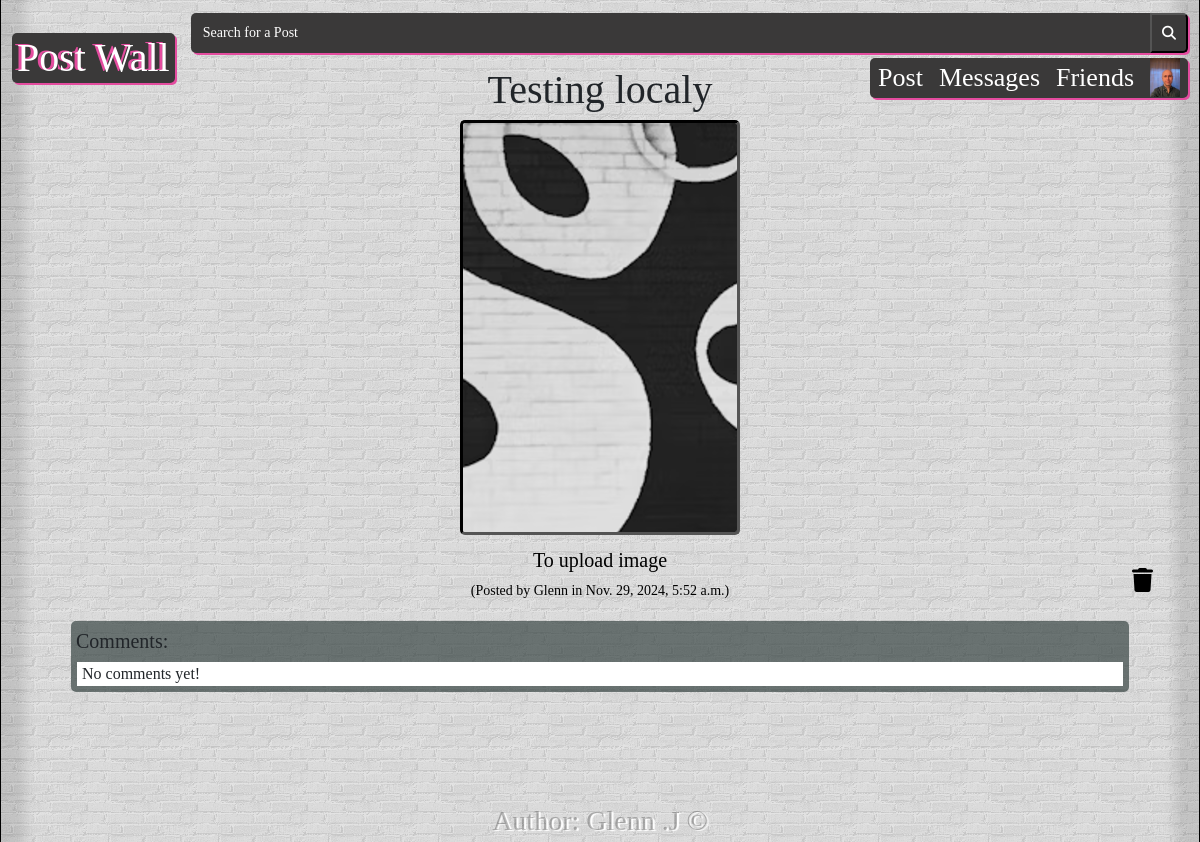
Page /post/37/ (signed in) on the earlier database version.
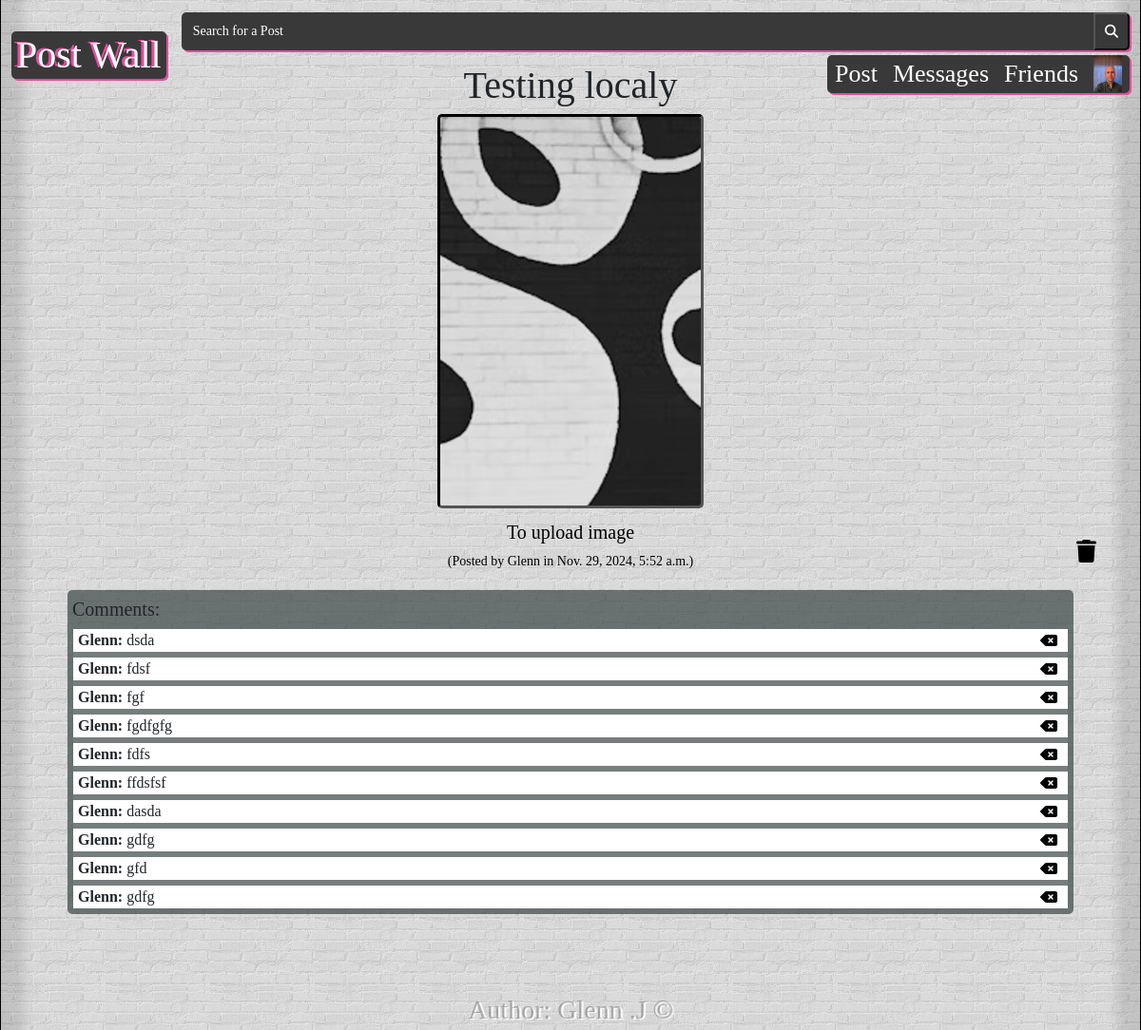
Same page on the later database version.
### blog/models.py (models this page shows, shortened)
class Post(models.Model):
    user = models.ForeignKey(Profile, on_delete=models.CASCADE, related_name='posts')
    title = models.CharField(max_length=50)
    img = models.ImageField(upload_to='img/posts', blank=True, null=True)
    content = models.TextField()
    created_at = models.DateTimeField(default=timezone.now)
    updated_at = models.DateTimeField(auto_now=True)
    is_published = models.BooleanField(default=True)

class Comment(models.Model):
    post = models.ForeignKey(Post, on_delete=models.CASCADE, related_name='comments', null=True)
    user = models.ForeignKey(Profile, on_delete=models.CASCADE, related_name='comments')
    text = models.TextField()

### accounts/models.py (models this page shows, shortened)
class Profile(AbstractBaseUser):
    username          = models.CharField(max_length=50, unique=True)
    first_name        = models.CharField(max_length=50)
    last_name         = models.CharField(max_length=50)
    email             = models.EmailField(max_length=100, unique=True)
    profile_picture   = models.ImageField(blank=True, upload_to='profile/')
    date_joined       = models.DateTimeField(auto_now_add=True)
    last_login        = models.DateTimeField(auto_now=True)
    is_admin          = models.BooleanField(default=False)
    is_staff          = models.BooleanField(default=True)
    is_active         = models.BooleanField(default=True)
    is_inactive       = models.BooleanField(default=True)
    is_published      = models.BooleanField(default=True)
    USERNAME_FIELD    = 'email'
    REQUIRED_FIELDS   = ['username', 'first_name', 'last_name']
    objects = ProfileManager()

### blog/views.py (the view)
# urls.py: path('post/<int:post_id>/', views.post_detail, name='post_detail'),
def post_detail(request, post_id):
    post = get_object_or_404(Post, id=post_id)
    comments = post.comments.all()
    if request.method == 'POST':
        comment_form = CommentForm(request.POST)
        if comment_form.is_valid():
            profile = get_object_or_404(Profile, user=request.user)
            comment_form.save(user=profile, post=post)
            return redirect('postwall')
    else:
        comment_form = CommentForm()
    context = {
        'post': post,
        'comments': comments,
        'comment_form': comment_form,
        'user': request.user,
    }
    return render(request, 'post_detail.html', context)

### blog/forms.py (shortened to what this page needs)
class CommentForm(forms.ModelForm):
    class Meta:
        model = Comment
        fields = ['text']

### accounts/context_processors.py (called while the page is built)
def profile_context(request):
    profile_picture_url = None
    if request.user.is_authenticated:
        try:
            profile_picture_url = request.user.profile_picture.url if request.user.profile_picture else None
        except Profile.DoesNotExist:
            pass
    return {'profile_picture_url': profile_picture_url}

### templates/post_detail.html (shortened to what this page needs)
{% extends 'base.html' %}
{% load static %}
{% block content %}
    <div class="brickwall">
        <div class="post_detail-container">
            <div class="post_detail-title">{{ post.title }}</div>
            {% if post.img %}
                <div class="post_detail-image-container">
                <img src="{{ post.img.url }}" class="post-img img-fluid" alt="Post image"/>
                </div>
            {% endif %}
            <div class="post_detail-content">{{ post.content }}</div>
            <div class="post_detail-meta">
                (Posted by {{ post.user.username }} in {{ post.created_at }})
            </div>
            {% if request.user == post.user or request.user.is_admin %}
                <div class="post_detail-delete-post-container">
                    <button type="button" class="post_detail-delete-post-button"
                        onclick="showDeleteConfirmation()" aria-label="Delete post">
                        <i class="fa-solid fa-trash"></i>
                    </button>
                </div>
            {% endif %}
            <div class="post_detail-comments-container">
                <div class="post_detail-comments-header">Comments:</div>
                    <ul class="post_detail-comments-ul">
                        {% for comment in comments %}
                            <li class="post_detail-comments-li">
                                <strong>{{ comment.user.username }}:</strong> {{ comment.text }}
                                {% if request.user == comment.user or request.user.is_admin %}
                                    <div class="post_detail-delete-comment-container">
                                        <form method="post" action="{% url 'delete_comment' comment_id=comment.id %}">
                                            <button type="submit" class="post_detail-delete-comment">
                                                <i class="fa-solid fa-delete-left"></i>
                                            </button>
                                        </form>
                                    </div>
                                {% endif %}
                            </li>
                        {% empty %}
                            <li class="post_detail-no-comments"> No comments yet!</li>
                        {% endfor %}
                    </ul>
                </div>
            </div>
        </div>
{% endblock %}

### templates/base.html (shortened to what this page needs)
{% load static %}
<!DOCTYPE html>
<html lang="en">
<head>
    <link href="{% static 'css/base.css' %}" rel="stylesheet" type="text/css"/>
    <link href="https://cdn.jsdelivr.net/npm/bootstrap@5.0.2/dist/css/bootstrap.min.css" rel="stylesheet" />
    <link href="{% static 'css/base.css' %}" rel="stylesheet" type="text/css"/>
</head>
<body>
    {% include 'navbar.html' %}
    {% include 'alerts.html' %}
    {% block content %}{% endblock %}
    {% include 'footer.html' %}
</body>
</html>

### templates/navbar.html (shortened to what this page needs)
{% load static %}
{% block extra_css %}
	<link href="{% static 'css/navbar.css' %}" rel="stylesheet" type="text/css"/>
{% endblock %}
{% block header %}
	<header>
		<nav class="navbar navbar-expand-lg">
			<div class="container-fluid">
				<ul class="navbar-nav">
					<li class="nav-item">
						<a
							class="navbar-brand {% if request.path == '/postwall/' %} active {% endif %}"
							href="{% url 'postwall' %}">Post Wall
						</a>
					</li>
				</ul>
				<div class="collapse navbar-collapse" id="navbarSupportedContent">
					<form action="{% url 'search' %}" method="GET" class="input-group ms-auto">
						<input
							type="text"
							name="keyword"
							class="form-control search-input"
							placeholder="Search for a Post"
							aria-label="Search"
							id="search-input"
							autocomplete="off"
						/>
						<button
							class="search-btn"
							type="submit"
							id="btn-search"
							aria-label="Search posts"
						>
							<i class="fas fa-search"></i>
						</button>
					</form>
					<ul class="navbar-nav ms-auto">
						<li class="nav-item">
							<a
								class="nav-link {% if request.resolver_match.url_name == '/post/' %} active {% endif %}"
								href="{% url 'post' %}">Post
							</a>
						</li>
						<li class="nav-item">
							<a
								class="nav-link {% if request.resolver_match.url_name == '/messages/' %} active {% endif %}"
								href="#">Messages
							</a>
						</li>
						<li class="nav-item dropdown">
							<a
								class="nav-link {% if request.resolver_match.url_name == '/friends/' %} active {% endif %}"
								href="#">Friends
							</a>
						</li>
						<li class="nav-item dropdown">
							<a
								class="nav-link {% if request.resolver_match.url_name == 'profile' %} active {% endif %}"
								href="{% if user.is_authenticated %}{% url 'dashboard' %}{% else %}{% url 'login' %}{% endif %}"
								id="profiledropdown"
								role="button"
								data-bs-toggle="dropdown"
								aria-expanded="false"
							>
								{% if user.is_authenticated and profile_picture_url %}
									<span class="d-none d-lg-inline">
										<img src="{{ profile_picture_url }}" alt="profile pic" class="profile-image"/>
									</span>
								{% else %}
									<span class="d-lg-none">Profile</span>
									<span class="d-none d-lg-inline">Profile</span>
								{% endif %}
							</a>
						</li>
					</ul>
				</div>
			</div>
		</nav>
	</header>
{% endblock %}

### templates/alerts.html (shortened to what this page needs)
<div class="alert-c">
</div>

### templates/footer.html
{% load static %}
{% block content %}
    <footer class="developer">
        Author: Glenn .J &copy; {{ current_year }}
    </footer>
{% endblock %}

### static/css/navbar.css (style rules this page uses)
.navbar { box-sizing: border-box; max-width: 1200px; width: 100%; position: fixed; z-index: 1000; align-items: center; display: flex; justify-content: space-between; }
.navbar-nav { flex-direction: row; display: flex; align-items: center; }
.navbar-brand { font-family: "Cocogoose-Condensed-Letterpress-trial", "Sans-Serif"; padding: 0 5px; display: flex; border-radius: 5px; align-items: center; outline: none; position: relative; z-index: 1000; color: #fff; background-color: #3a3939; text-shadow: -3px -1px 0px #e44c9f; box-shadow: 2px 2px 0px 0px #e44c9f; transition: box-shadow 0.2s ease, transform 0.2s ease; }
.nav-link { font-family: "Cocogoose-Condensed-letterpress-trial", "Sans-Serif"; border-radius: 0; outline: none; position: relative; z-index: 1000; color: #fff; background-color: #3a3939; box-shadow: 2px 2px 0px 0px #e44c9f; transition: box-shadow 0.2s ease, transform 0.2s ease; padding: 0 15px; white-space: nowrap; display: inline-flex; align-items: center; }
.input-group { justify-content: center; display: flex; align-items: center; }
.nav-item:first-child .nav-link { border-top-left-radius: 5px; border-bottom-left-radius: 5px; }
.nav-item:last-child .nav-link { border-top-right-radius: 5px; border-bottom-right-radius: 5px; display: flex; align-items: center; overflow: hidden; box-sizing: border-box; }
.profile-image { width: 30px; height: auto; }
#search-input { font-family: "SinkinSans-300Light", "Sans-Serif"; display: flex; position: relative; z-index: 1; border-top-left-radius: 5px; border-bottom-left-radius: 5px; color: #fff; background-color: #3a3939; box-shadow: 2px 2px 0px 0px#E44C9F; }
#search-input::placeholder { color: #fff; }
.search-btn { padding: 10px; align-items: center; line-height: 60px; height: 60px; display: flex; position: relative; z-index: 1; border-top-right-radius: 5px!important; border-bottom-right-radius: 5px!important; color: #fff; background-color: #3a3939; box-shadow: 2px 2px 0px 0px #e44c9f; transition: box-shadow 0.2s ease, transform 0.2s ease; }
@media (min-width: 769px) and (max-width: 1200px) { .navbar { height: auto; } }
@media (min-width: 769px) and (max-width: 1200px) { .navbar-collapse { flex-direction: column; width: 100%; } }
@media (min-width: 769px) and (max-width: 1200px) { .navbar-nav { display: flex; flex-direction: row; } }
@media (min-width: 769px) and (max-width: 1200px) { .navbar-brand { font-size: 40px; height: 50px; line-height: 50px; } }
@media (min-width: 769px) and (max-width: 1200px) { .search-input, .search-btn { height: 40px; line-height: 40px; margin-top: 5px; margin-bottom: 5px; font-size: 14px; } }
@media (min-width: 769px) and (max-width: 1200px) { .search-input::placeholder { font-size: 14px; } }
@media (min-width: 769px) and (max-width: 1200px) { .nav-link { display: block; width: 100%; text-align: center; padding-bottom: 5px; box-sizing: border-box; font-size: 26px; height: 40px; line-height: 40px; } }
@media (min-width: 769px) and (max-width: 1200px) { .nav-item { flex: 1; display: flex; height: 50px; line-height: 50px; } }
@media (min-width: 769px) and (max-width: 1200px) { .nav-item:last-child .nav-link { display: flex; align-items: center; justify-content: center; } }
@media (min-width: 769px) and (max-width: 1200px) { .d-none { display: none; } }

Differences in the rows shown:
added Comment: user.username "Glenn", text "dsda"
added Comment: user.username "Glenn", text "fdsf"
added Comment: user.username "Glenn", text "fgf"
added Comment: user.username "Glenn", text "fgdfgfg"
added Comment: user.username "Glenn", text "fdfs"
added Comment: user.username "Glenn", text "ffdsfsf"
added Comment: user.username "Glenn", text "dasda"
added Comment: user.username "Glenn", text "gdfg"
added Comment: user.username "Glenn", text "gfd"
added Comment: user.username "Glenn", text "gdfg"
Other differences:
text no longer shown: "No comments yet!"
